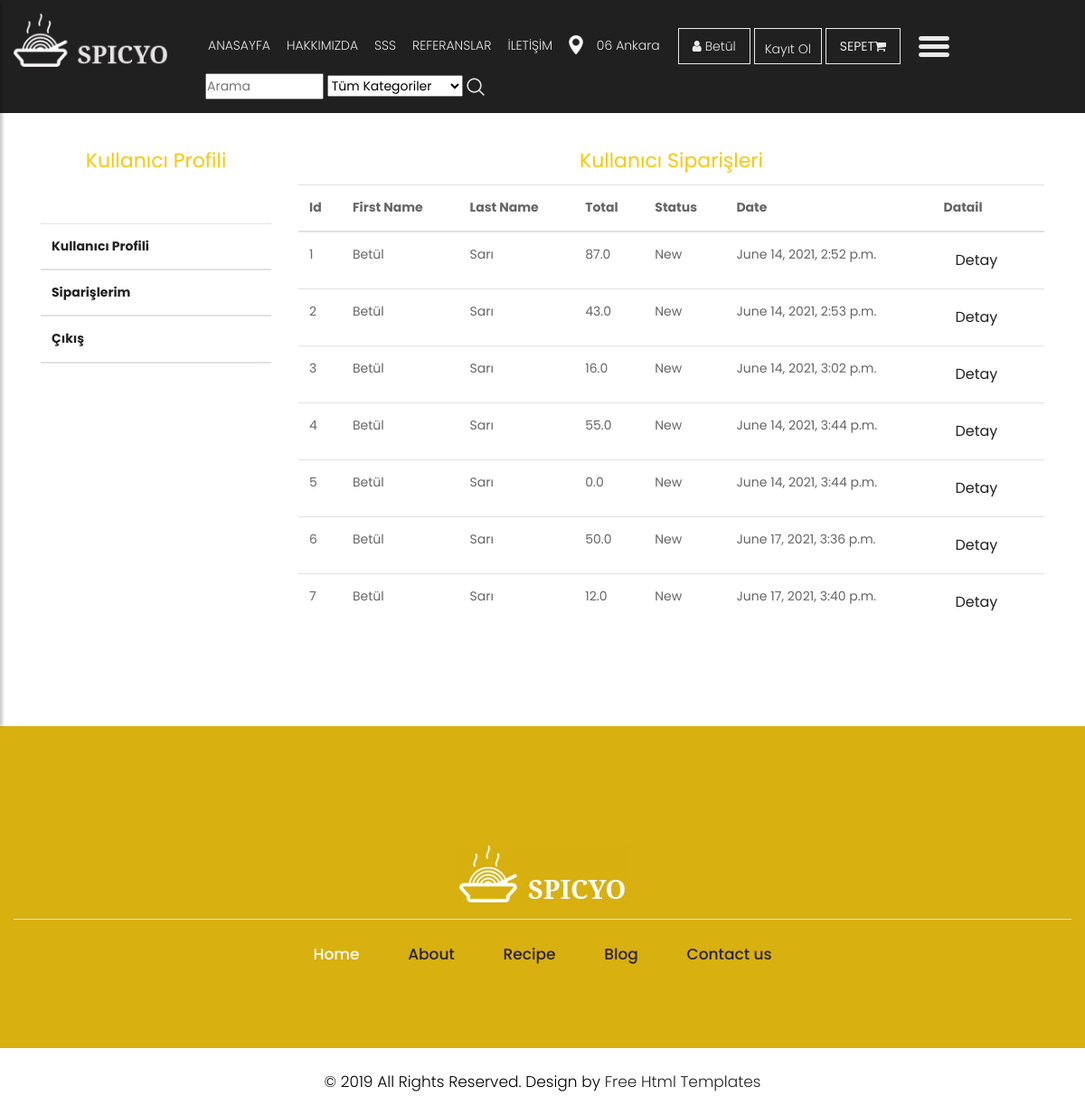
The page /user/orders/ (signed in) on the database as committed earlier.
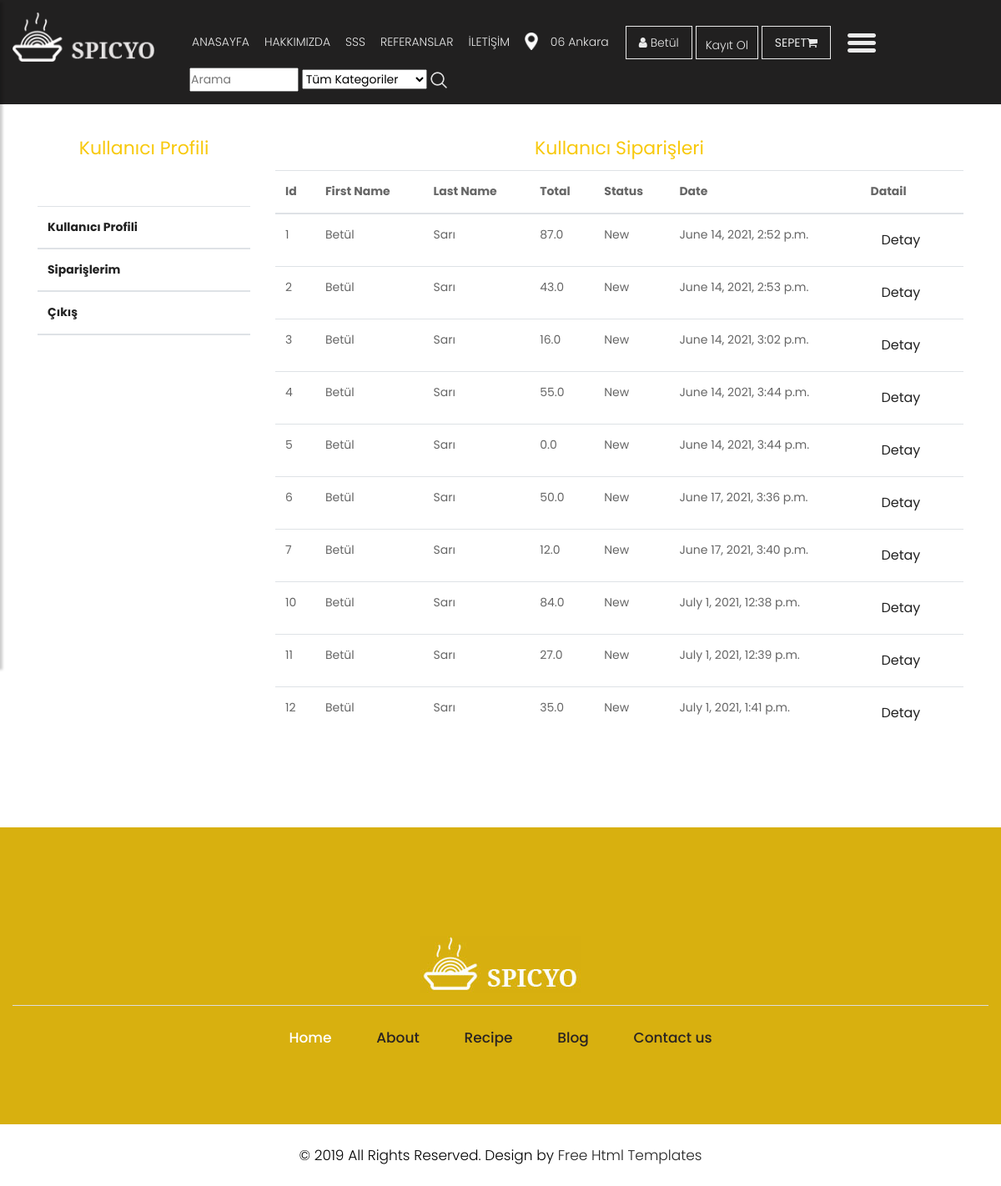
The same page on the database as committed later.
### order/models.py (models this page shows, shortened)
class Order(models.Model):
    STATUS = (
        ('New', 'New'),
        ('Accepted', 'Accepted'),
        ('Preaparing', 'Preaparing'),
        ('OnShipping', 'OnShipping'),
        ('Completed', 'Completed'),
        ('Canceled', 'Canceled'),
    )
    user = models.ForeignKey(User, on_delete=models.CASCADE)
    code = models.CharField(max_length=5, editable=False)
    first_name = models.CharField(max_length=25)
    last_name = models.CharField(max_length=25)
    phone = models.CharField(blank=True, max_length=25)
    address = models.CharField(blank=True, max_length=150)
    city = models.CharField(blank=True, max_length=50)
    country = models.CharField(blank=True, max_length=50)
    note = models.CharField(blank=True, max_length=250)
    total = models.FloatField()
    status = models.CharField(max_length=10, choices=STATUS, default='New')
    ip = models.CharField(blank=True, max_length=20)
    adminnote = models.CharField(blank=True, max_length=100)
    created_at = models.DateTimeField(auto_now_add=True)
    updated_at = models.DateTimeField(auto_now=True)

### user/views.py (the view)
# urls.py: path('orders/', views.orders, name='orders'),
@login_required(login_url='/login')
def orders(request):
    catagory = Catagory.objects.all()
    current_user = request.user
    orders = Order.objects.filter(user_id=current_user.id)
    context = {
        'catagory' : catagory,
        'orders' : orders,
    }
    return render(request,'user_orders.html',context)

### user/templates/user_orders.html (shortened to what this page needs)
{%  extends "homebase.html" %}
{% block content %}
    <div id="breadcrumb">
        <div class="container">
            <ul class="breadcrumb">
                <li><a href="/">Anasayfa</a></li>
                <li class="active">Kullanıcı Siparişleri</li>
            </ul>
        </div>
    </div>
    <div class="section">
        <div class="container">
                <div class="row">
                    <div class="col-md-3" >
                        <br/><br/><br/>
                        <div class="product_blog_cont">
                            <div class="section-title">
                                <h2><span class="theme_color">Kullanıcı Profili</span></h2>
                            </div>
                            {% include "user_panel.html" %}
                        </div>
                    </div>
                    <div class="col-md-9">
                        <br/><br/><br/>
                        <div class="product_blog_cont">
                            <div class="section-title">
                                <h2><span class="theme_color">Kullanıcı Siparişleri</span></h2>
                            </div>
                            <table class="table">
                                <thead>
                                <tr>
                                    <th class="text-left">Id </th>
                                    <th class="text-left">First Name </th>
                                    <th class="text-left">Last Name </th>
                                    <th class="text-left">Total </th>
                                    <th class="text-left">Status </th>
                                    <th class="text-left">Date </th>
                                    <th class="text-left">Datail </th>
                                </tr>
                                {% for rs in orders %}
                                <tr>
                                    <td class="text-left">{{ rs.id }}</td>
                                    <td class="text-left">{{ rs.first_name }}</td>
                                    <td class="text-left">{{ rs.last_name }}</td>
                                    <td class="text-left">{{ rs.total }}</td>
                                    <td class="text-left">{{ rs.status }}</td>
                                    <td class="text-left">{{ rs.created_at }}</td>
                                    <td class="text-left"><a class="btn" href="/user/orderdetail/{{ rs.id }}"> Detay </a></td>
                                </tr>
                                {% endfor %}
                                </thead>
                            </table>
                        </div>
                </div>
        </div>
    </div>
    </div>
{% endblock %}

### home/templates/homebase.html (shortened to what this page needs)
<!DOCTYPE html>
<html lang="en">
<head>
    {% load static %}
    <link rel="stylesheet" href="{% static 'css/bootstrap.min.css'%}" />
    <link rel="stylesheet" href="{% static 'css/owl.carousel.min.css'%}" />
    <link rel="stylesheet" href="{% static 'css/style.css'%}" />
    <link rel="stylesheet" href="{% static 'css/responsive.css'%}" />
    <link rel="stylesheet" href="https://cdnjs.cloudflare.com/ajax/libs/font-awesome/4.7.0/css/font-awesome.min.css">
    <link rel="stylesheet" href="https://ajax.googleapis.com/ajax/libs/jqueryui/1.11.4/themes/smoothness/jquery-ui.css">
</head>
<body>
{% include 'header.html' %}
{% block content %}{% endblock %}
{% include 'footer.html' %}
</body>
</html>

### home/templates/header.html (shortened to what this page needs)
{% load static %}
{% load mptt_tags %}
    <header>
        <div class="container-fluid">
            <div class="row">
                <div class="col-lg-2 col-md-2">
                    <div class="full">
                          <a class="logo" href="/anasayfa"><img src="{% static 'images/logo.png'%}" alt="#" /></a>
                    </div>
                    <div class="header-search" style="padding: 10px">
                    </div>
                </div>
                <div class="col-md-9">
                    <div class="full">
                        <div class="right_header_info">
                            <ul>
                                <li class="dinone" style="padding: 3px"><a href="/">ANASAYFA</a></li>
                                <li class="dinone" style="padding: 3px"><a href="/hakkimizda">HAKKIMIZDA</a></li>
                                <li class="dinone" style="padding: 3px"><a href="/sss">SSS</a></li>
                                <li class="dinone" style="padding: 3px"><a href="/referanslar">REFERANSLAR</a></li>
                                <li class="dinone" style="padding: 3px"><a href="/iletisim">İLETİŞİM</a></li>
                                <li class="dinone" style="padding: 3px"><img style="margin-right: 15px;height: 21px;position: relative;top: -2px;" src="{% static 'images/location_icon.png'%}" alt="#"><a href="#">06 Ankara</a></li>
                                <li class="button_user" style="padding: 3px">
                                    <div class="ht-right">
                                        {% if user.id is not None %}
                                        <a href="/user" class="login-panel" id="navbarDropdownMenuLink" data-toggle="dropdown" aria-haspopup="true" aria-expanded="false"><i class="fa fa-user"></i>
                                                {{ user.first_name }}
                                                <b class="caret"></b></a>
                                        {% else %}
                                         <a href="/login" class="button active"><i class="fa fa-user"></i> Giriş</a>
                                        {% endif %}
                                        <a class="button" style="padding: 3px" href="/signup">Kayıt Ol</a>
                                        <a href="/shopcart/">
                                            <strong class="text-uppercase"> Sepet</strong><i class="fa fa-shopping-cart">
                                        </i></a>
                                    </div>
                                <li><button type="button" style="padding: 3px" id="sidebarCollapse"><img src="{% static 'images/menu_icon.png'%}" alt="#"></button></li>
                                <li>
                                    <form action="/search/" method="post">
                                        <input id="query" name="query" class="search-query span2" type="text" size="8px" width="1px" placeholder="Arama">
                                        <select name="catid" class="input search-input" style="width: 150px;">
                                            <option value="0">Tüm Kategoriler</option>
                                        </select>
                                        <button class="icon-search" style="background: transparent">
                                            <img style="margin-right: 5px;" src="{% static 'images/search_icon.png'%}" alt="#">
                                        </button>
                                    </form>
                                </li>
                            </ul>
                        </div>
                    </div>
                </div>
            </div>
        </div>
    </header>

### home/templates/sidebar.html (shortened to what this page needs)
{% load static %}
                                {% load mptt_tags %}

### user/templates/user_panel.html
<div class="aside">
    <h3 class="aside-title">Kullanıcı Profili</h3>
        <table class="table">
            <thead>
                <tr>
                <tr><th class="text-left"><a href="/user">Kullanıcı Profili</a></th></tr>
                <tr><th class="text-left"><a href="/user/orders">Siparişlerim</a></th></tr>
                <tr><th class="text-left"><a href="/logout">Çıkış</a></th></tr>
                </tr>
            </thead>
        </table>
</div>

### home/templates/footer.html (shortened to what this page needs)
{% load static %}
    <fooetr>
        <div class="footer">
            <div class="container-fluid">
                <div class="row">
                    <div class="col-md-12">
                        <div class="footer_logo">
                          <a href="index.html"><img src="{% static 'images/logo1.jpg'%}" alt="logo" /></a>
                        </div>
                    </div>
                    <div class="col-md-12">
                        <ul class="lik">
                            <li class="active"> <a href="index.html">Home</a></li>
                            <li> <a href="about.html">About</a></li>
                            <li> <a href="recipe.html">Recipe</a></li>
                            <li> <a href="blog.html">Blog</a></li>
                            <li> <a href="contact.html">Contact us</a></li>
                        </ul>
                    </div>
                </div>
            </div>
            <div class="copyright">
                <div class="container">
                    <p>© 2019 All Rights Reserved. Design by<a href="https://html.design/"> Free Html Templates</a></p>
                </div>
            </div>
        </div>
    </fooetr>

### home/static/css/style.css (style rules this page uses)
body { color: #666666; font-size: 14px; font-family: 'poppins', sans-serif; line-height: 1.80857; font-weight: normal; }
a { color: #1f1f1f; text-decoration: none !important; outline: none !important; -webkit-transition: all .3s ease-in-out; -moz-transition: all .3s ease-in-out; -ms-transition: all .3s ease-in-out; -o-transition: all .3s ease-in-out; transition: all .3s ease-in-out; }
h1, h2, h3, h4, h5, h6 { letter-spacing: 0; font-weight: normal; position: relative; padding: 0 0 10px 0; font-weight: normal; line-height: normal; color: #111111; margin: 0 }
h2 { font-size: 22px }
h3 { font-size: 18px }
*, *::after, *::before { -webkit-box-sizing: border-box; -moz-box-sizing: border-box; box-sizing: border-box; }
ul, li, ol { margin: 0px; padding: 0px; list-style: none; }
p { margin: 0px; font-weight: 300; font-size: 15px; line-height: 24px; }
a { color: #222222; text-decoration: none; outline: none !important; }
a, .btn { text-decoration: none !important; outline: none !important; -webkit-transition: all .3s ease-in-out; -moz-transition: all .3s ease-in-out; -ms-transition: all .3s ease-in-out; -o-transition: all .3s ease-in-out; transition: all .3s ease-in-out; }
img { max-width: 100%; height: auto; }
button { border: 0; margin: 0; padding: 0; cursor: pointer; }
.full { float: left; width: 100%; }
.full { width: 100%; float: left; margin: 0; padding: 0; }
header { min-height: 90px; background: #212020; padding: 15px 0; position: fixed; width: 100%; top: 0; left: 0; z-index: 998; }
header .container-fluid { max-width: 1850px; }
.right_header_info { width: 100%; float: left; padding: 20px 0 0; }
.right_header_info ul { list-style: none; padding: 0; margin: 0; float: right; }
.right_header_info ul li { display: inline; font-size: 16px; margin-left: 45px; color: #eaeaea; font-weight: 400; float: left; }
.right_header_info ul li a { color: #eaeaea; font-weight: 300; }
.button_user a { float: left; min-width: 75px; height: 35px; text-align: center; line-height: 35px; position: relative; top: -3px; padding: 0 15px; margin: 0 2px; }
.button_user a { float: left; min-width: 75px; height: 40px; text-align: center; line-height: 38px; position: relative; top: -7px; padding: 0 15px; margin: 0 2px; border: solid #eaeaea 1px; }
#sidebarCollapse { background: transparent; }
.theme_color { color: #f8c90d !important; }
.product_blog_cont { text-align: center; padding-top: 20px; }
.product_blog_cont h3 { color: #fff; font-size: 22px; font-weight: 400; text-align: center; }
.footer { background: #d8b00f; padding-top:90px; margin-top: 90px; }
.footer_logo { margin-top: 40px; text-align: center; border-bottom: #ddd solid 1px; padding-bottom: 15px; margin-bottom: 15px; }
ul.lik { text-align: center; margin-top: 10px; }
ul.lik li { display: inline-block; }
ul.lik li a { color: #292323; font-size: 17px; line-height: 27px; padding: 0px 25px; font-weight: 500; }
ul.lik li.active a { color: #fff; }
.copyright { background: #fff; margin-top: 90px; }
.copyright p { color: #000; text-align: center; padding: 25px 0px; font-size: 17px; }
#sidebarCollapse { background: transparent; padding: 0; border: none; }
* { margin: 0; padding: 0; }

### home/static/css/responsive.css (style rules this page uses)
@media (min-width: 1200px) and (max-width: 1500px) { .right_header_info ul li { font-size: 14px; margin-left: 12px; } }

Rows that differ between the two databases and show on the page:
added Order: id "10", first_name "Betül", last_name "Sarı", total "84.0", status "New", created_at "July 1, 2021, 12:38 p.m."
added Order: id "11", first_name "Betül", last_name "Sarı", total "27.0", status "New", created_at "July 1, 2021, 12:39 p.m."
added Order: id "12", first_name "Betül", last_name "Sarı", total "35.0", status "New", created_at "July 1, 2021, 1:41 p.m."
